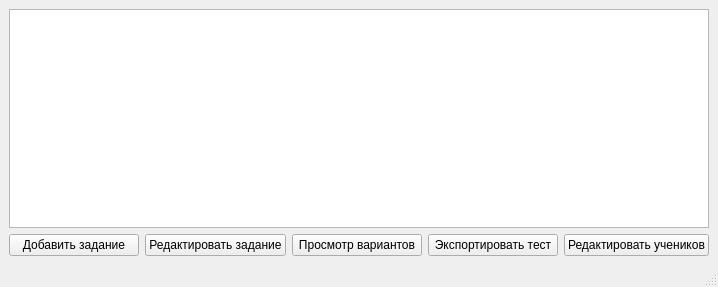
<?xml version="1.0" encoding="UTF-8"?>
<ui version="4.0">
 <class>MainWindow</class>
 <widget class="QMainWindow" name="MainWindow">
  <property name="geometry">
   <rect>
    <x>0</x>
    <y>0</y>
    <width>718</width>
    <height>287</height>
   </rect>
  </property>
  <property name="windowTitle">
   <string>Управление заданиями</string>
  </property>
  <widget class="QWidget" name="centralwidget">
   <layout class="QVBoxLayout" name="verticalLayout">
    <item>
     <widget class="QTableView" name="tableAssignments">
      <property name="editTriggers">
       <set>QAbstractItemView::EditTrigger::NoEditTriggers</set>
      </property>
      <property name="selectionBehavior">
       <enum>QAbstractItemView::SelectionBehavior::SelectRows</enum>
      </property>
     </widget>
    </item>
    <item>
     <layout class="QHBoxLayout" name="horizontalLayout">
      <item>
       <widget class="QPushButton" name="btnAddAssignment">
        <property name="text">
         <string>Добавить задание</string>
        </property>
       </widget>
      </item>
      <item>
       <widget class="QPushButton" name="btnEditAssignment">
        <property name="text">
         <string>Редактировать задание</string>
        </property>
       </widget>
      </item>
      <item>
       <widget class="QPushButton" name="btnViewVariants">
        <property name="text">
         <string>Просмотр вариантов</string>
        </property>
       </widget>
      </item>
      <item>
       <widget class="QPushButton" name="btnExportTest">
        <property name="text">
         <string>Экспортировать тест</string>
        </property>
       </widget>
      </item>
      <item>
       <widget class="QPushButton" name="btnManageStudents">
        <property name="text">
         <string>Редактировать учеников</string>
        </property>
       </widget>
      </item>
     </layout>
    </item>
   </layout>
  </widget>
  <widget class="QMenuBar" name="menubar">
   <property name="geometry">
    <rect>
     <x>0</x>
     <y>0</y>
     <width>718</width>
     <height>22</height>
    </rect>
   </property>
  </widget>
  <widget class="QStatusBar" name="statusbar"/>
 </widget>
 <resources/>
 <connections/>
</ui>
